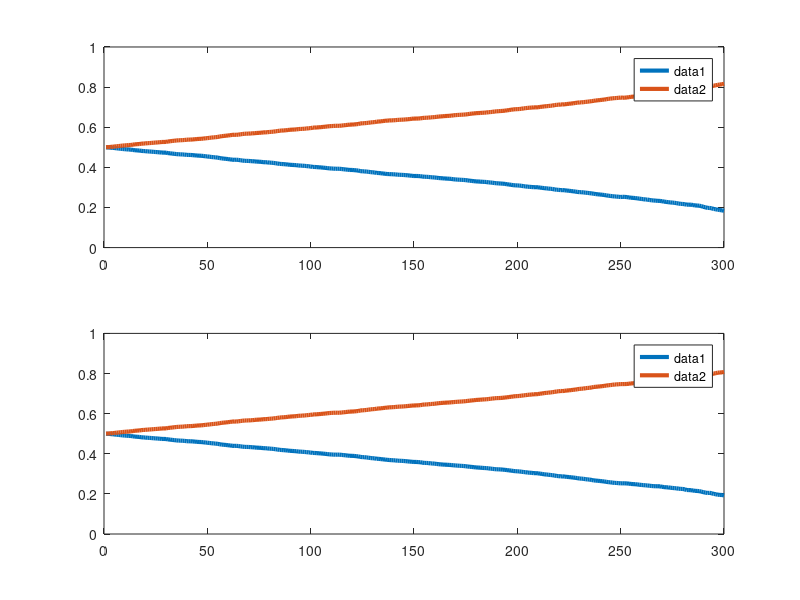

This figure's MATLAB source:
num_s = 2 ;     %可选决策数目 
specs1 = [20000 20000] ;    %参与者1的决策池的初始化
specs2 = [20000 20000] ;    %参与者2的决策池的初始化
tot1 = sum(specs1) ;
tot2 = sum(specs2) ;
pck1 = 0 ; pck2 = 0 ;
plyr1 = 0 ; plyr2 = 0 ; 

val_mat1 = [ 4 -5 ; 5 -3 ] ;    %对于参与者1的收益矩阵
val_mat2 = [ 4 5 ; -5 -3 ] ;    %对于参与者2的收益矩阵

data_pnt = 300 ;   %数据点的数量
propt1 = zeros(data_pnt,num_s) ;
propt2 = zeros(data_pnt,num_s) ;
tem = 1 ; cnt = 0 ;

while( tem < 100 * data_pnt )
    
    pck1 = tot1 * rand(1) ;
    pck2 = tot2 * rand(1) ;
    
    for i = 1 : num_s 
        if pck1 < specs1(i) 
            plyr1 = i ;
            break ;
        else
            pck1 = pck1 - specs1(i) ;
        end
    end
    for i = 1 : num_s
        if pck2 < specs2(i)
            plyr2 = i ;
            break ;
        else
            pck2 = pck2 - specs2(i) ;
        end
    end
        
    specs1(plyr1) = specs1(plyr1) + val_mat1(plyr1,plyr2) ;
    specs2(plyr2) = specs2(plyr2) + val_mat2(plyr1,plyr2) ;
    tot1 = tot1 + val_mat1(plyr1,plyr2) ;
    tot2 = tot2 + val_mat2(plyr1,plyr2) ;
    
    
    tem=tem+1 ;
    if cnt < floor(tem/100)     %每竞争100次记录一个数据点
        cnt = floor(tem/100) ;
        for i = 1 : num_s 
            propt1(cnt,i) = specs1(i) / tot1 ;
            propt2(cnt,i) = specs2(i) / tot2 ;
        end
    end
    
end 

%绘制决策池中决策比例的变化曲线

subplot(211) ;
plot(propt1,'LineWidth',3) ;
legend('show') ;
subplot(212) ;
plot(propt2,'LineWidth',3) ;
legend('show') ;

%计算积分比例

%sp_p1 = trapz(propt1) ;
%sp_p2 = trapz(propt2) ;
%tot1 = sum(sp_p1) ;
%tot2 = sum(sp_p2) ;
%for i = 1 : num_s
%    disp( [sp_p1(i) / tot1 , sp_p2(i) / tot2] ) ;
%end